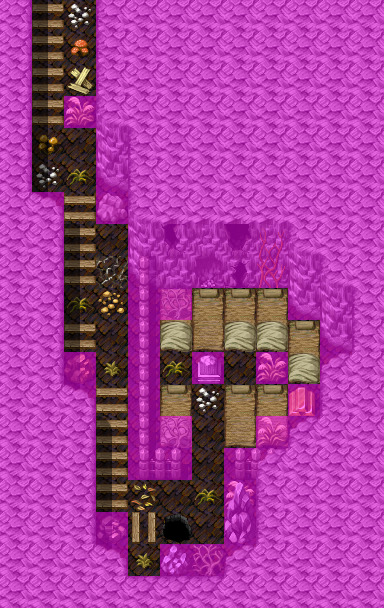

This game map was drawn from its Tiled (.tmx) file and the tilesets committed beside it. A one-line description and the trimmed map source follow:
An orthogonal 12x19 tile map with 32x32 px tiles, 4 tile layers (Ground, Objects, Above, Walkable), 40 tilesets and 8 objects (6x spawn, 2x mapchange).

<map version="1.0" orientation="orthogonal" width="12" height="19" tilewidth="32" tileheight="32">
 <tileset firstgid="1" name="map_bed_1" tilewidth="32" tileheight="32">
  <image source="../drawable/map_bed_1.png" width="512" height="256" />
 </tileset>
 <tileset firstgid="129" name="map_border_1" tilewidth="32" tileheight="32">
  <image source="../drawable/map_border_1.png" width="512" height="256" />
 </tileset>
 <tileset firstgid="257" name="map_bridge_1" tilewidth="32" tileheight="32">
  <image source="../drawable/map_bridge_1.png" width="512" height="256" />
 </tileset>
 <tileset firstgid="385" name="map_broken_1" tilewidth="32" tileheight="32">
  <image source="../drawable/map_broken_1.png" width="512" height="256" />
 </tileset>
 <tileset firstgid="513" name="map_cavewall_1" tilewidth="32" tileheight="32">
  <image source="../drawable/map_cavewall_1.png" width="576" height="192" />
 </tileset>
 <tileset firstgid="621" name="map_cavewall_2" tilewidth="32" tileheight="32">
  <image source="../drawable/map_cavewall_2.png" width="576" height="192" />
 </tileset>
 <tileset firstgid="729" name="map_cavewall_3" tilewidth="32" tileheight="32">
  <image source="../drawable/map_cavewall_3.png" width="576" height="192" />
 </tileset>
 <tileset firstgid="837" name="map_chair_table_1" tilewidth="32" tileheight="32">
  <image source="../drawable/map_chair_table_1.png" width="512" height="256" />
 </tileset>
 <tileset firstgid="965" name="map_crate_1" tilewidth="32" tileheight="32">
  <image source="../drawable/map_crate_1.png" width="512" height="256" />
 </tileset>
 <tileset firstgid="1093" name="map_cupboard_1" tilewidth="32" tileheight="32">
  <image source="../drawable/map_cupboard_1.png" width="512" height="256" />
 </tileset>
 <tileset firstgid="1221" name="map_curtain_1" tilewidth="32" tileheight="32">
  <image source="../drawable/map_curtain_1.png" width="512" height="256" />
 </tileset>
 <tileset firstgid="1349" name="map_entrance_1" tilewidth="32" tileheight="32">
  <image source="../drawable/map_entrance_1.png" width="512" height="256" />
 </tileset>
 <tileset firstgid="1477" name="map_fence_1" tilewidth="32" tileheight="32">
  <image source="../drawable/map_fence_1.png" width="512" height="256" />
 </tileset>
 <tileset firstgid="1605" name="map_fence_2" tilewidth="32" tileheight="32">
  <image source="../drawable/map_fence_2.png" width="512" height="256" />
 </tileset>
 <tileset firstgid="1733" name="map_ground_1" tilewidth="32" tileheight="32">
  <image source="../drawable/map_ground_1.png" width="512" height="256" />
 </tileset>
 <tileset firstgid="1861" name="map_ground_2" tilewidth="32" tileheight="32">
  <image source="../drawable/map_ground_2.png" width="512" height="256" />
 </tileset>
 <tileset firstgid="1989" name="map_ground_3" tilewidth="32" tileheight="32">
  <image source="../drawable/map_ground_3.png" width="512" height="256" />
 </tileset>
 <tileset firstgid="2117" name="map_ground_4" tilewidth="32" tileheight="32">
  <image source="../drawable/map_ground_4.png" width="512" height="256" />
 </tileset>
 <tileset firstgid="2245" name="map_ground_5" tilewidth="32" tileheight="32">
  <image source="../drawable/map_ground_5.png" width="512" height="256" />
 </tileset>
 <tileset firstgid="2373" name="map_ground_6" tilewidth="32" tileheight="32">
  <image source="../drawable/map_ground_6.png" width="512" height="256" />
 </tileset>
 <tileset firstgid="2501" name="map_ground_7" tilewidth="32" tileheight="32">
  <image source="../drawable/map_ground_7.png" width="512" height="256" />
 </tileset>
 <tileset firstgid="2629" name="map_ground_8" tilewidth="32" tileheight="32">
  <image source="../drawable/map_ground_8.png" width="512" height="256" />
 </tileset>
 <tileset firstgid="2757" name="map_indoor_1" tilewidth="32" tileheight="32">
  <image source="../drawable/map_indoor_1.png" width="512" height="256" />
 </tileset>
 <tileset firstgid="2885" name="map_kitchen_1" tilewidth="32" tileheight="32">
  <image source="../drawable/map_kitchen_1.png" width="512" height="256" />
 </tileset>
 <tileset firstgid="3013" name="map_outdoor_1" tilewidth="32" tileheight="32">
  <image source="../drawable/map_outdoor_1.png" width="512" height="256" />
 </tileset>
 <tileset firstgid="3141" name="map_pillar_1" tilewidth="32" tileheight="32">
  <image source="../drawable/map_pillar_1.png" width="512" height="256" />
 </tileset>
 <tileset firstgid="3269" name="map_plant_1" tilewidth="32" tileheight="32">
  <image source="../drawable/map_plant_1.png" width="512" height="256" />
 </tileset>
 <tileset firstgid="3397" name="map_rock_1" tilewidth="32" tileheight="32">
  <image source="../drawable/map_rock_1.png" width="512" height="256" />
 </tileset>
 <tileset firstgid="3525" name="map_roof_1" tilewidth="32" tileheight="32">
  <image source="../drawable/map_roof_1.png" width="512" height="256" />
 </tileset>
 <tileset firstgid="3653" name="map_roof_2" tilewidth="32" tileheight="32">
  <image source="../drawable/map_roof_2.png" width="512" height="256" />
 </tileset>
 <tileset firstgid="3781" name="map_shop_1" tilewidth="32" tileheight="32">
  <image source="../drawable/map_shop_1.png" width="512" height="256" />
 </tileset>
 <tileset firstgid="3909" name="map_sign_ladder_1" tilewidth="32" tileheight="32">
  <image source="../drawable/map_sign_ladder_1.png" width="512" height="256" />
 </tileset>
 <tileset firstgid="4037" name="map_table_1" tilewidth="32" tileheight="32">
  <image source="../drawable/map_table_1.png" width="512" height="256" />
 </tileset>
 <tileset firstgid="4165" name="map_trail_1" tilewidth="32" tileheight="32">
  <image source="../drawable/map_trail_1.png" width="512" height="256" />
 </tileset>
 <tileset firstgid="4293" name="map_tree_1" tilewidth="32" tileheight="32">
  <image source="../drawable/map_tree_1.png" width="512" height="256" />
 </tileset>
 <tileset firstgid="4421" name="map_wall_1" tilewidth="32" tileheight="32">
  <image source="../drawable/map_wall_1.png" width="512" height="256" />
 </tileset>
 <tileset firstgid="4549" name="map_wall_2" tilewidth="32" tileheight="32">
  <image source="../drawable/map_wall_2.png" width="480" height="256" />
 </tileset>
 <tileset firstgid="4669" name="map_wall_3" tilewidth="32" tileheight="32">
  <image source="../drawable/map_wall_3.png" width="480" height="256" />
 </tileset>
 <tileset firstgid="4789" name="map_window_1" tilewidth="32" tileheight="32">
  <image source="../drawable/map_window_1.png" width="512" height="256" />
 </tileset>
 <tileset firstgid="4917" name="map_window_2" tilewidth="32" tileheight="32">
  <image source="../drawable/map_window_2.png" width="512" height="256" />
 </tileset>
 <layer name="Ground" width="12" height="19">
  <data>[228 cells, 228 non-empty, 10 distinct tile ids]</data>
 </layer>
 <layer name="Objects" width="12" height="19">
  <data>[228 cells, 81 non-empty, 38 distinct tile ids]</data>
 </layer>
 <layer name="Above" width="12" height="19">
  <data>[228 cells, 24 non-empty, 8 distinct tile ids]</data>
 </layer>
 <layer name="Walkable" width="12" height="19">
  <data>[228 cells, 178 non-empty, 1 distinct tile ids]</data>
 </layer>
 <objectgroup name="Mapevents" width="12" height="19">
  <object name="north" type="mapchange" x="32" y="0" width="64" height="32">
   <properties>
    <property name="map" value="lostmine5" />
    <property name="place" value="south" />
   </properties>
  </object>
  <object name="down lostmine6" type="mapchange" x="160" y="512" width="32" height="32">
   <properties>
    <property name="map" value="lostmine7" />
    <property name="place" value="up lostmine7" />
   </properties>
  </object>
 </objectgroup>
 <objectgroup name="Spawn" width="12" height="19">
  <!-- 6 objects omitted --></objectgroup>
 <objectgroup name="Keys" width="12" height="19" />
</map>
<!-- 6 of 8 objects omitted -->
